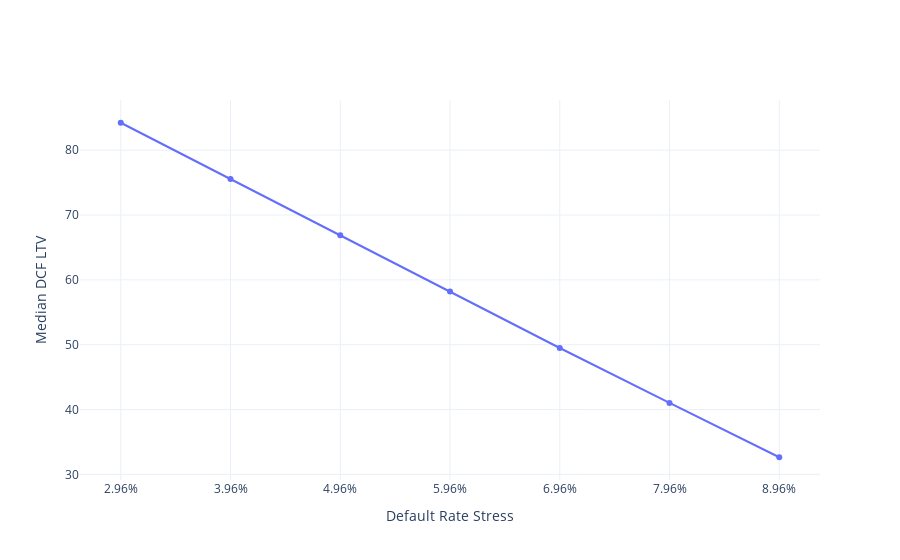

This figure's notebook cell:
### Markdown cell above
The plot below shows the relationship between a change in the default rate stress and the median DCF LTV for all cohorts.

### Code cell
v = [i[0] for i in ltvs.values()]
l = [f'{i[1]}%' for i in ltvs.values()]
fig = go.Figure(go.Scatter(x=l, y=v))
fig.update_layout(xaxis=dict(title='Default Rate Stress'),
                 yaxis=dict(title='Median DCF LTV'))
fig.show()

### Figure 1 — Plotly figure (JSON) as saved in the notebook; plotly's stock layout.template omitted (floating-point values rounded to 4 significant figures)
{"data": [{"type": "scatter", "x": ["2.96%", "3.96%", "4.96%", "5.96%", "6.96%", "7.96%", "8.96%"], "y": [84.23, 75.57, 66.89, 58.2, 49.49, 41.01, 32.64]}], "layout": {"xaxis": {"title": {"text": "Default Rate Stress"}}, "yaxis": {"title": {"text": "Median DCF LTV"}}}}
